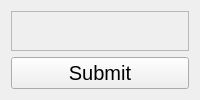
            <widget class="QWidget" name="add_sensor_page">
             <layout class="QVBoxLayout" name="verticalLayout_28">
              <item>
               <widget class="QFrame" name="frame_14">
                <property name="frameShape">
                 <enum>QFrame::StyledPanel</enum>
                </property>
                <property name="frameShadow">
                 <enum>QFrame::Raised</enum>
                </property>
                <widget class="QFrame" name="frame_13">
                 <property name="geometry">
                  <rect>
                   <x>60</x>
                   <y>170</y>
                   <width>631</width>
                   <height>451</height>
                  </rect>
                 </property>
                 <property name="frameShape">
                  <enum>QFrame::StyledPanel</enum>
                 </property>
                 <property name="frameShadow">
                  <enum>QFrame::Raised</enum>
                 </property>
                 <layout class="QFormLayout" name="formLayout_3">
                  <property name="verticalSpacing">
                   <number>60</number>
                  </property>
                  <item row="0" column="0">
                   <widget class="QLabel" name="label_12">
                    <property name="font">
                     <font>
                      <pointsize>15</pointsize>
                     </font>
                    </property>
                    <property name="text">
                     <string>Measurement Name:</string>
                    </property>
                   </widget>
                  </item>
                  <item row="0" column="1">
                   <widget class="QLineEdit" name="measurement_name_field">
                    <property name="font">
                     <font>
                      <pointsize>15</pointsize>
                     </font>
                    </property>
                    <property name="text">
                     <string/>
                    </property>
                   </widget>
                  </item>
                  <item row="1" column="0">
                   <widget class="QLabel" name="label_13">
                    <property name="font">
                     <font>
                      <pointsize>15</pointsize>
                     </font>
                    </property>
                    <property name="text">
                     <string>Units of Measurement</string>
                    </property>
                   </widget>
                  </item>
                  <item row="1" column="1">
                   <widget class="QLineEdit" name="units_of_measurement_field">
                    <property name="font">
                     <font>
                      <pointsize>15</pointsize>
                     </font>
                    </property>
                    <property name="text">
                     <string/>
                    </property>
                   </widget>
                  </item>
                  <item row="2" column="0">
                   <widget class="QLabel" name="label_14">
                    <property name="font">
                     <font>
                      <pointsize>15</pointsize>
                     </font>
                    </property>
                    <property name="text">
                     <string>Number of Values</string>
                    </property>
                   </widget>
                  </item>
                  <item row="2" column="1">
                   <widget class="QSpinBox" name="num_of_values_dropdown"/>
                  </item>
                  <item row="3" column="0">
                   <widget class="QLabel" name="label_15">
                    <property name="font">
                     <font>
                      <pointsize>15</pointsize>
                     </font>
                    </property>
                    <property name="text">
                     <string>Names of Values</string>
                    </property>
                   </widget>
                  </item>
                  <item row="3" column="1">
                   <widget class="QLineEdit" name="names_of_values_field">
                    <property name="font">
                     <font>
                      <pointsize>15</pointsize>
                     </font>
                    </property>
                    <property name="text">
                     <string/>
                    </property>
                   </widget>
                  </item>
                  <item row="4" column="0">
                   <widget class="QLabel" name="label_16">
                    <property name="font">
                     <font>
                      <pointsize>15</pointsize>
                     </font>
                    </property>
                    <property name="text">
                     <string>Name of Sensor</string>
                    </property>
                   </widget>
                  </item>
                  <item row="4" column="1">
                   <widget class="QLineEdit" name="name_of_sensor_field">
                    <property name="font">
                     <font>
                      <pointsize>15</pointsize>
                     </font>
                    </property>
                    <property name="text">
                     <string/>
                    </property>
                   </widget>
                  </item>
                 </layout>
                </widget>
                <widget class="QLabel" name="label_2">
                 <property name="geometry">
                  <rect>
                   <x>100</x>
                   <y>40</y>
                   <width>161</width>
                   <height>71</height>
                  </rect>
                 </property>
                 <property name="text">
                  <string>Add a New Sensor</string>
                 </property>
                </widget>
               </widget>
              </item>
              <item>
               <widget class="QPushButton" name="submit_new_sensor">
                <property name="font">
                 <font>
                  <pointsize>15</pointsize>
                 </font>
                </property>
                <property name="text">
                 <string>Submit</string>
                </property>
               </widget>
              </item>
             </layout>
            </widget>
